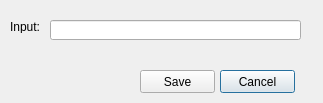
<?xml version="1.0" encoding="UTF-8"?>
<ui version="4.0">
 <class>clInputInfo</class>
 <widget class="QDialog" name="clInputInfo">
  <property name="geometry">
   <rect>
    <x>0</x>
    <y>0</y>
    <width>323</width>
    <height>103</height>
   </rect>
  </property>
  <property name="windowTitle">
   <string>Important Info</string>
  </property>
  <widget class="QLineEdit" name="meEdtInput">
   <property name="geometry">
    <rect>
     <x>50</x>
     <y>20</y>
     <width>251</width>
     <height>20</height>
    </rect>
   </property>
  </widget>
  <widget class="QLabel" name="melblInput">
   <property name="geometry">
    <rect>
     <x>10</x>
     <y>20</y>
     <width>46</width>
     <height>13</height>
    </rect>
   </property>
   <property name="text">
    <string>Input:</string>
   </property>
  </widget>
  <widget class="QPushButton" name="meBtnCancel">
   <property name="geometry">
    <rect>
     <x>220</x>
     <y>70</y>
     <width>75</width>
     <height>23</height>
    </rect>
   </property>
   <property name="text">
    <string>Cancel</string>
   </property>
  </widget>
  <widget class="QPushButton" name="meBtnSave">
   <property name="geometry">
    <rect>
     <x>140</x>
     <y>70</y>
     <width>75</width>
     <height>23</height>
    </rect>
   </property>
   <property name="text">
    <string>Save</string>
   </property>
  </widget>
 </widget>
 <layoutdefault spacing="6" margin="11"/>
 <resources/>
 <connections>
  <connection>
   <sender>meBtnSave</sender>
   <signal>clicked()</signal>
   <receiver>clInputInfo</receiver>
   <slot>slotSavedBtnClicked()</slot>
   <hints>
    <hint type="sourcelabel">
     <x>177</x>
     <y>77</y>
    </hint>
    <hint type="destinationlabel">
     <x>66</x>
     <y>65</y>
    </hint>
   </hints>
  </connection>
  <connection>
   <sender>meBtnCancel</sender>
   <signal>clicked()</signal>
   <receiver>clInputInfo</receiver>
   <slot>slotCancelBtnClicked()</slot>
   <hints>
    <hint type="sourcelabel">
     <x>249</x>
     <y>80</y>
    </hint>
    <hint type="destinationlabel">
     <x>315</x>
     <y>67</y>
    </hint>
   </hints>
  </connection>
 </connections>
 <slots>
  <slot>slotSavedBtnClicked()</slot>
  <slot>slotCancelBtnClicked()</slot>
 </slots>
</ui>
